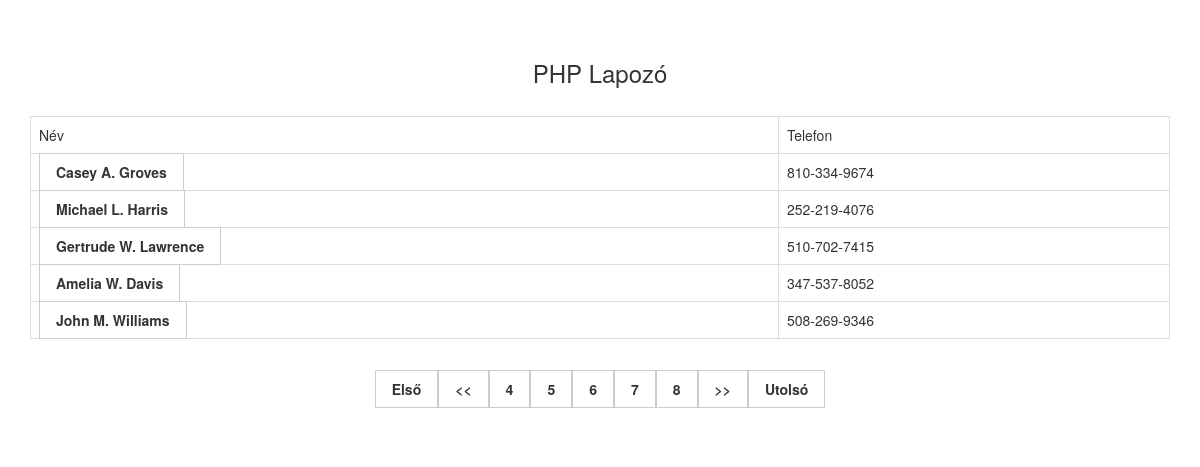
The app's page /index.php?page=4 with its own data.
### tables this page shows
CREATE TABLE IF NOT EXISTS `tbl_student` (
  `student_id` int(11) NOT NULL AUTO_INCREMENT,
  `student_name` varchar(250) NOT NULL,
  `student_phone` varchar(20) NOT NULL,
  PRIMARY KEY (`student_id`)
);

### index.php (the view, shortened to what this page needs)
<?php
$connect = mysqli_connect("localhost", "root", "", "testingketto");
$record_per_page = 5;
$page = '';
if(isset($_GET["page"]))
{
 $page = $_GET["page"];
}
else
{
 $page = 1;
}
$start_from = ($page-1)*$record_per_page;
$query = "SELECT * FROM tbl_student order by student_id DESC LIMIT $start_from, $record_per_page";
$result = mysqli_query($connect, $query);
?>
<!DOCTYPE html>
<html>
 <head>
  <link rel="stylesheet" href="https://maxcdn.bootstrapcdn.com/bootstrap/3.3.6/css/bootstrap.min.css" />
 </head>
 <body>
  <br /><br />
  <div class="container">
   <h3 align="center">PHP Lapozó</h3><br />
   <div class="table-responsive">
    <table class="table table-bordered">
     <tr>
      <td>Név</td>
      <td>Telefon</td>
     </tr>
     <?php
     while($row = mysqli_fetch_array($result))
     {
     ?>
     <tr>
      <td><a href="adatlap.php?nev=<?php echo $row["student_name"]; ?>"><?php echo $row["student_name"]; ?></a></td>
      <td><?php echo $row["student_phone"]; ?></td>
     </tr>
     <?php
     }
     ?>
    </table>
    <div align="center">
    <br />
    <?php
    $page_query = "SELECT * FROM tbl_student ORDER BY student_id DESC";
    $page_result = mysqli_query($connect, $page_query);
    $total_records = mysqli_num_rows($page_result);
    $total_pages = ceil($total_records/$record_per_page);
    $start_loop = $page;
    $end_loop = $start_loop + 4;
    if($page > 1)
    {
     echo "<a href='index.php?page=1'>Első</a>";
     echo "<a href='index.php?page=".($page - 1)."'><<</a>";
    }
    for($i=$start_loop; $i<=$end_loop; $i++)
    {
     echo "<a href='index.php?page=".$i."'>".$i."</a>";
    }
    if($page <= $end_loop)
    {
     echo "<a href='index.php?page=".($page + 1)."'>>></a>";
     echo "<a href='index.php?page=".$total_pages."'>Utolsó</a>";
    }
    ?>
    </div>
    <br /><br />
   </div>
  </div>
 </body>
</html>

### index.php (style rules this page uses)
a { padding:8px 16px; border:1px solid #ccc; color:#333; font-weight:bold; }

### records on screen
tbl_student: student_name "Casey A. Groves", student_phone "810-334-9674"
tbl_student: student_name "Michael L. Harris", student_phone "252-219-4076"
tbl_student: student_name "Gertrude W. Lawrence", student_phone "510-702-7415"
tbl_student: student_name "Amelia W. Davis", student_phone "347-537-8052"
tbl_student: student_name "John M. Williams", student_phone "508-269-9346"
